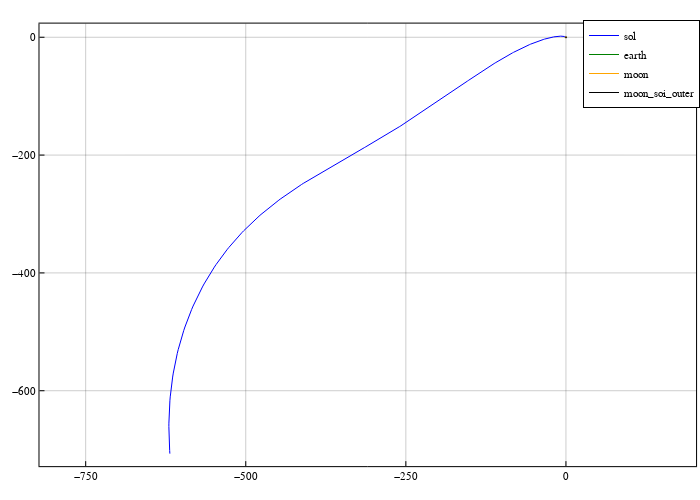

Notebook code for this chart:
### Code cell
# change coordination from EM rot. frame to Sun-B1 frame
θs = π - θM
ωs = param3b.oms
xf_sb1 = vcat(transform_EMrot_to_SunB1(xf_em, θs, ωs), 1.0)
println(xf_sb1)

# propagate ODE
tspan = [0.0, -29]
prob = ODEProblem(rhs_bcr4bp_sb1frame!, xf_sb1, tspan, param)
sol = solve(prob, Tsit5(), reltol=1e-12, abstol=1e-12)

pcart = plot(size=(700,500), frame_style=:box, aspect_ratio=:equal, grid=0.4)
plot!(pcart, Array(sol)[1,:], Array(sol)[2,:], color=:blue, linewidth=1.0, label="sol", linestyle=:solid)

moon = plot_circle(1-param3b.mu2, 0.0 , 0.0)
earth = plot_circle(param3b.mu2, 0.0, 0.0)
moon_soi_outer = plot_circle(1-param3b.mu2+66000/param3b.lstar, 0.0, 0.0)


plot!(pcart, earth[1,:], earth[2,:], c=:green, lw=1.0, label="earth")
plot!(pcart, moon[1,:], moon[2,:], c=:orange, lw=1.0, label="moon")
plot!(pcart, moon_soi_outer[1,:], moon_soi_outer[2,:], c=:black, lw=1.0, label="moon_soi_outer")

### Figure 1 — Plotly figure (JSON) as saved in the notebook; plotly's stock layout.template omitted (floating-point values rounded to 4 significant figures; data arrays with more than 128 entries replaced by an {"elided": "..."} marker saying what was removed)
{"data": [{"colorbar": {"title": ""}, "legendgroup": "sol", "line": {"color": "rgba(0, 0, 255, 1.000)", "dash": "solid", "shape": "linear", "width": 1}, "mode": "lines", "name": "sol", "showlegend": true, "type": "scatter", "x": {"elided": "522 float values"}, "xaxis": "x", "y": {"elided": "522 float values"}, "yaxis": "y", "zmax": null, "zmin": null}, {"colorbar": {"title": ""}, "legendgroup": "earth", "line": {"color": "rgba(0, 128, 0, 1.000)", "dash": "solid", "shape": "linear", "width": 1}, "mode": "lines", "name": "earth", "showlegend": true, "type": "scatter", "x": [0.01215, 0.01205, 0.01175, 0.01126, 0.01059, 0.009738, 0.008728, 0.007576, 0.006299, 0.004918, 0.003457, 0.001939, 0.0003894, -0.001167, -0.002704, -0.004196, -0.00562, -0.006952, -0.008169, -0.009252, -0.01018, -0.01095, -0.01153, -0.01193, -0.01213, -0.01213, -0.01193, -0.01153, -0.01095, -0.01018, -0.009252, -0.008169, -0.006952, -0.00562, -0.004196, -0.002704, -0.001167, 0.0003894, 0.001939, 0.003457, 0.004918, 0.006299, 0.007576, 0.008728, 0.009738, 0.01059, 0.01126, 0.01175, 0.01205, 0.01215], "xaxis": "x", "y": [0, 0.001554, 0.003082, 0.00456, 0.005963, 0.007267, 0.008453, 0.0095, 0.01039, 0.01111, 0.01165, 0.01199, 0.01214, 0.01209, 0.01185, 0.0114, 0.01077, 0.009966, 0.008995, 0.007876, 0.006629, 0.005272, 0.003829, 0.002323, 0.0007785, -0.0007785, -0.002323, -0.003829, -0.005272, -0.006629, -0.007876, -0.008995, -0.009966, -0.01077, -0.0114, -0.01185, -0.01209, -0.01214, -0.01199, -0.01165, -0.01111, -0.01039, -0.0095, -0.008453, -0.007267, -0.005963, -0.00456, -0.003082, -0.001554, -2.976e-18], "yaxis": "y", "zmax": null, "zmin": null}, {"colorbar": {"title": ""}, "legendgroup": "moon", "line": {"color": "rgba(255, 165, 0, 1.000)", "dash": "solid", "shape": "linear", "width": 1}, "mode": "lines", "name": "moon", "showlegend": true, "type": "scatter", "x": [0.9878, 0.9797, 0.9555, 0.9157, 0.8607, 0.7917, 0.7096, 0.6159, 0.5121, 0.3999, 0.2811, 0.1577, 0.03166, -0.09486, -0.2198, -0.3412, -0.4569, -0.5652, -0.6641, -0.7522, -0.8279, -0.89, -0.9375, -0.9696, -0.9858, -0.9858, -0.9696, -0.9375, -0.89, -0.8279, -0.7522, -0.6641, -0.5652, -0.4569, -0.3412, -0.2198, -0.09486, 0.03166, 0.1577, 0.2811, 0.3999, 0.5121, 0.6159, 0.7096, 0.7917, 0.8607, 0.9157, 0.9555, 0.9797, 0.9878], "xaxis": "x", "y": [0, 0.1263, 0.2506, 0.3707, 0.4848, 0.5908, 0.6872, 0.7723, 0.8448, 0.9033, 0.947, 0.9752, 0.9873, 0.9833, 0.9631, 0.9271, 0.8758, 0.8102, 0.7313, 0.6404, 0.5389, 0.4286, 0.3113, 0.1888, 0.06329, -0.06329, -0.1888, -0.3113, -0.4286, -0.5389, -0.6404, -0.7313, -0.8102, -0.8758, -0.9271, -0.9631, -0.9833, -0.9873, -0.9752, -0.947, -0.9033, -0.8448, -0.7723, -0.6872, -0.5908, -0.4848, -0.3707, -0.2506, -0.1263, -2.42e-16], "yaxis": "y", "zmax": null, "zmin": null}, {"colorbar": {"title": ""}, "legendgroup": "moon_soi_outer", "line": {"color": "rgba(0, 0, 0, 1.000)", "dash": "solid", "shape": "linear", "width": 1}, "mode": "lines", "name": "moon_soi_outer", "showlegend": true, "type": "scatter", "x": [1.159, 1.15, 1.121, 1.075, 1.01, 0.9292, 0.8328, 0.7229, 0.601, 0.4693, 0.3299, 0.185, 0.03716, -0.1113, -0.258, -0.4004, -0.5363, -0.6633, -0.7795, -0.8828, -0.9717, -1.045, -1.1, -1.138, -1.157, -1.157, -1.138, -1.1, -1.045, -0.9717, -0.8828, -0.7795, -0.6633, -0.5363, -0.4004, -0.258, -0.1113, 0.03716, 0.185, 0.3299, 0.4693, 0.601, 0.7229, 0.8328, 0.9292, 1.01, 1.075, 1.121, 1.15, 1.159], "xaxis": "x", "y": [0, 0.1483, 0.2941, 0.4351, 0.5689, 0.6934, 0.8066, 0.9064, 0.9914, 1.06, 1.111, 1.145, 1.159, 1.154, 1.13, 1.088, 1.028, 0.9509, 0.8583, 0.7515, 0.6325, 0.503, 0.3653, 0.2216, 0.07428, -0.07428, -0.2216, -0.3653, -0.503, -0.6325, -0.7515, -0.8583, -0.9509, -1.028, -1.088, -1.13, -1.154, -1.159, -1.145, -1.111, -1.06, -0.9914, -0.9064, -0.8066, -0.6934, -0.5689, -0.4351, -0.2941, -0.1483, -2.84e-16], "yaxis": "y", "zmax": null, "zmin": null}], "layout": {"annotations": [], "height": 500, "legend": {"bgcolor": "rgba(255, 255, 255, 1.000)", "bordercolor": "rgba(0, 0, 0, 1.000)", "borderwidth": 1, "font": {"color": "rgba(0, 0, 0, 1.000)", "family": "sans-serif", "size": 11}, "title": {"font": {"color": "rgba(0, 0, 0, 1.000)", "family": "sans-serif", "size": 15}, "text": ""}, "tracegroupgap": 0, "traceorder": "normal", "x": 1, "xanchor": "auto", "y": 1, "yanchor": "auto"}, "margin": {"b": 20, "l": 0, "r": 0, "t": 20}, "paper_bgcolor": "rgba(255, 255, 255, 1.000)", "plot_bgcolor": "rgba(255, 255, 255, 1.000)", "showlegend": true, "width": 700, "xaxis": {"anchor": "y", "domain": [0.05642, 0.9944], "gridcolor": "rgba(0, 0, 0, 0.400)", "gridwidth": 0.5, "linecolor": "rgba(0, 0, 0, 1.000)", "mirror": true, "range": [-822.1, 203.2], "showgrid": true, "showline": true, "showticklabels": true, "tickangle": 0, "tickcolor": "rgb(0, 0, 0)", "tickfont": {"color": "rgba(0, 0, 0, 1.000)", "family": "sans-serif", "size": 11}, "tickmode": "array", "ticks": "inside", "ticktext": ["−750", "−500", "−250", "0"], "tickvals": [-750, -500, -250, 0], "title": "", "titlefont": {"color": "rgba(0, 0, 0, 1.000)", "family": "sans-serif", "size": 15}, "type": "-", "visible": true, "zeroline": false, "zerolinecolor": "rgba(0, 0, 0, 1.000)"}, "yaxis": {"anchor": "x", "domain": [0.0301, 0.9921], "gridcolor": "rgba(0, 0, 0, 0.400)", "gridwidth": 0.5, "linecolor": "rgba(0, 0, 0, 1.000)", "mirror": true, "range": [-728.0, 23.15], "showgrid": true, "showline": true, "showticklabels": true, "tickangle": 0, "tickcolor": "rgb(0, 0, 0)", "tickfont": {"color": "rgba(0, 0, 0, 1.000)", "family": "sans-serif", "size": 11}, "tickmode": "array", "ticks": "inside", "ticktext": ["−600", "−400", "−200", "0"], "tickvals": [-600, -400, -200, 0], "title": "", "titlefont": {"color": "rgba(0, 0, 0, 1.000)", "family": "sans-serif", "size": 15}, "type": "-", "visible": true, "zeroline": false, "zerolinecolor": "rgba(0, 0, 0, 1.000)"}}}
